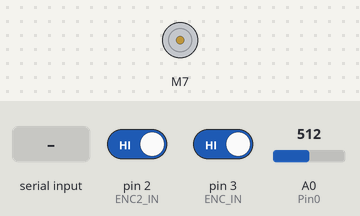
A sketch run on a simulated Arduino Uno, built with avr-gcc and run on an emulated ATmega328P. Parts: DC motor (green arrow = forward, orange = backward, longer = faster). Inputs (shaded band) come from the test bench; at power-on: A0 (Pin0) = 512, pin 2 (ENC2_IN) HIGH, pin 3 (ENC_IN) HIGH. What the sketch prints to the serial monitor is not drawn.

Above: at 1.2 s.
1.3 s: "r,50\n" received over Serial
2.8 s: A0 (Pin0) set to 716
4.6 s: pin 2 (ENC2_IN) driven LOW
7.5 s: pin 3 (ENC_IN) driven LOW
9.1 s: "90,45\n" received over Serial
12.1 s: A0 (Pin0) set to 900
At 12.1 s:
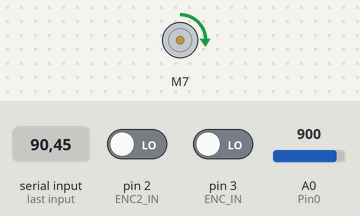
At 25.2 s:
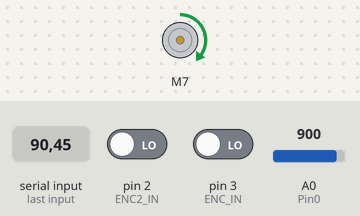
Timing chart, 0 to 25.5 s (numbered marks = the images above; inputs shaded):
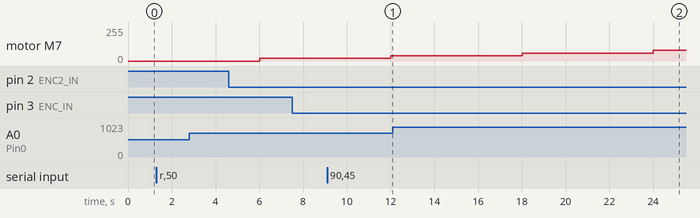

The sketch:

MotorChar_Arduino_to_Python.ino
```cpp
// ------------------------------------------------------------------------------------------------------------
// Motor Characterization Lab: PWM Step Arduino Code
// This code is meant to show output dynamic motor data for steps in PWM output.
// Python code required:
// ------------------------------------------------------------------------------------------------------------
// NOTE TO STUDENTS: Here is a list of things you will have to adjust
// 1) Your Motor Pin definitions (see Define Motor Pins Section).  Make sure these align with the pin numbers you used when wiring to the digital Arduino pins
// 2) Make sure your Python code BAUD rate is set to same value (19200 for this code)
// ------------------------------------------------------------------------------------------------------------
// Use this code to grab data required to characterize motor: Parameters rm & Bm, Torque-Speed Curve, Current Approximations
// ------------------------------------------------------------------------------------------------------------

// ------------------------------------------------------------------------------------------------------------
// Include Libraries
// ------------------------------------------------------------------------------------------------------------
#include <Wire.h>
#include <SparkFun_TB6612.h>


// ------------------------------------------------------------------------------------------------------------
// Define Motor Pins
// ------------------------------------------------------------------------------------------------------------
// Motor Pins
#define AIN1 7
#define AIN2 6
#define PWMA 5 // Has tilde on digital output pin
#define STBY 8

// Motor Vars
const int offsetA = 1;
Motor motor1 = Motor(AIN1, AIN2, PWMA, offsetA, STBY); // This addresses all relevant pins to the motor output
int motorPwm = 0; // 100 is minimum to overcome stiction in my motor
float PWMout = 255;
float PWM_ratio = 0;
int MotorPwm = motorPwm;

// ------------------------------------------------------------------------------------------------------------
// Encoder variable initialization
// ------------------------------------------------------------------------------------------------------------
// Enc_count_rev: Equals 6 or 3 for CHANGE or RISING/FALLING mode per interrupt; Equals 12 for 2 interrupts on CHANGE mode
#define ENC_COUNT_REV 12
#define ENC_IN 3
#define ENC2_IN 2
volatile long encoderVal1 = 0;
volatile long encoderVal2 = 0;
long interval = 1;
unsigned long previousMillis = 0;
unsigned long currentMillis = 0;
unsigned long dt = 1000;
float rps = 0; // Motor speed: Rotations per second
float output_rps = 0; // Output shaft speed: Rotations per second
float GR = 45; // Gear ratio

// ------------------------------------------------------------------------------------------------------------
// General Variables
// ------------------------------------------------------------------------------------------------------------
float Enval = 0;
float dtval = 0;
int Pin0    = 0;
int int_A0  = 0;
float f_A0  = 0;
float int2V = 0.00488759; // 5V range divided by 10-bit (0-1023) integer value
float Tval  = 0;
float Tc    = 0;
float Tstep = 0;
float Vbus  = 5; // DC Power Supply Voltage [V]
float n     = 6;

// Loop Timing vars
unsigned long timer = 0;    // used to check current time (microseconds)
long loopTime = 500000;       // microseconds
bool initLooptime = false;  // boolean to check if loop time has already been set
bool stopProgram = false;

// ------------------------------------------------------------------------------------------------------------
// Setup
// ------------------------------------------------------------------------------------------------------------
void setup() {
  // initialize serial communications at 115200 bps:
  Wire.begin();
  Serial.begin(19200);

  // Set encoder as input with internal pullup
  pinMode(ENC_IN, INPUT);
  pinMode(ENC2_IN, INPUT);

  // Attach interrupt
  attachInterrupt(digitalPinToInterrupt(ENC_IN), updateEncoder, CHANGE);
  attachInterrupt(digitalPinToInterrupt(ENC2_IN), updateEncoder2, CHANGE);
}

// ------------------------------------------------------------------------------------------------------------
// Begin Loop
// ------------------------------------------------------------------------------------------------------------
void loop() {
  if (Serial.available() > 0) {       // if data is available
    String str = Serial.readStringUntil('\n');
    readFromPC(str);
  }
  if (initLooptime && !stopProgram)      // once loop time has been initialized
  {
    unsigned long currT = micros();  // set current time
    currentMillis = currT;
    dt = currentMillis - previousMillis;
    if (dt >= loopTime) {
      // Estimate motor and shaft speed based on number of encoder pulses
      previousMillis = currentMillis;
      Enval = (float) (encoderVal1 + encoderVal2);
      dtval = (float) dt;
      rps   = (float) Enval*1000000 / (ENC_COUNT_REV*dtval);
      output_rps = (rps / GR);

    // Step changes in PWM output based on time
    Tval  = (float) currT/1000000;
    Tstep = Tval - Tc;

    // Steps PWM +20 every n seconds
    // 14 Total changes, Tval needs to be greater than n*14
    n = 6;
    if (Tval > 90) {
      motorPwm = 0;}
    else if (Tstep >= n){
      motorPwm = motorPwm + 20;
      Tc = Tc + n;
    }


    if (motorPwm > 255)
      motorPwm = 255;
    else if (motorPwm < -255)
      motorPwm = -255;

    // Send PWM to motor
    motor1.drive(motorPwm);

    // Outputs
    PWMout = (float) motorPwm;
    PWM_ratio = PWMout/255; // Gives decimal from [-1,1]

    // Read Vbus voltage
    int_A0 = analogRead(Pin0);
    f_A0   = (float) int_A0;
    Vbus   = (float) int2V*f_A0;
    float wm = rps*2*3.14159;    // [rad/s]

    // send data over
    sendToPC(&currT);    // Current Time [us]
    sendToPC(&Enval);    // Number of total pulses --> from both encoders (12 pulses per rev)
    sendToPC(&wm);       // Motor Speed [rad/s]
    sendToPC(&motorPwm); // PWM sent to motor [int]
    sendToPC(&Vbus);     // Bus Voltage input [V]

    // Reset encoder value before next loop
    encoderVal1 = 0;
    encoderVal2 = 0;

    }
  }
    else if (initLooptime && stopProgram)
  {
    motor1.drive(0);  // make sure motor stops
  }
}

void readFromPC(const String input)
{
  // "r,50"
  int commaIndex = input.indexOf(',');
  char command = input.charAt(commaIndex - 1);
  String data = input.substring(commaIndex + 1);
  int rate = 0;
  switch(command)
  {
    case 'r':
      // rate command
      rate = data.toInt();
      loopTime = 1000000/rate;         // set loop time in microseconds to 1/frequency sent
      initLooptime = true;             // no longer check for data
      timer = micros();
      break;
    case 's':
      // stop command
      stopProgram = true;
      break;
    default:
    // Otherwise, do nothing
      break;

  }

}


// ------------------------------------------------------------------------------------------------------------
// Update Encoder Function
// ------------------------------------------------------------------------------------------------------------
void updateEncoder()
{
  // Increment value for each pulse from encoder
  encoderVal1++;
}

void updateEncoder2()
{
  // Increment value for each pulse from encoder
  encoderVal2++;
}


// ------------------------------------------------------------------------------------------------------------
// Send Data to PC: Methods to send different types of data to PC
// ------------------------------------------------------------------------------------------------------------

void sendToPC(int* data)
{
  byte* byteData = (byte*)(data);
  Serial.write(byteData, 2);
}

void sendToPC(float* data)
{
  byte* byteData = (byte*)(data);
  Serial.write(byteData, 4);
}

void sendToPC(double* data)
{
  byte* byteData = (byte*)(data);
  Serial.write(byteData, 4);
}

void sendToPC(unsigned long* data)
{
  byte* byteData = (byte*)(data);
  Serial.write(byteData, 4);
}

void sendToPC(long* data)
{
  byte* byteData = (byte*)(data);
  Serial.write(byteData, 4);
}

void sendToPC(volatile long* data)
{
  byte* byteData = (byte*)(data);
  Serial.write(byteData, 4);
}
```

Measured:
- after the input at 2.8 s, every drawn part: stays the same
- after the input at 7.5 s, every drawn part: stays the same
